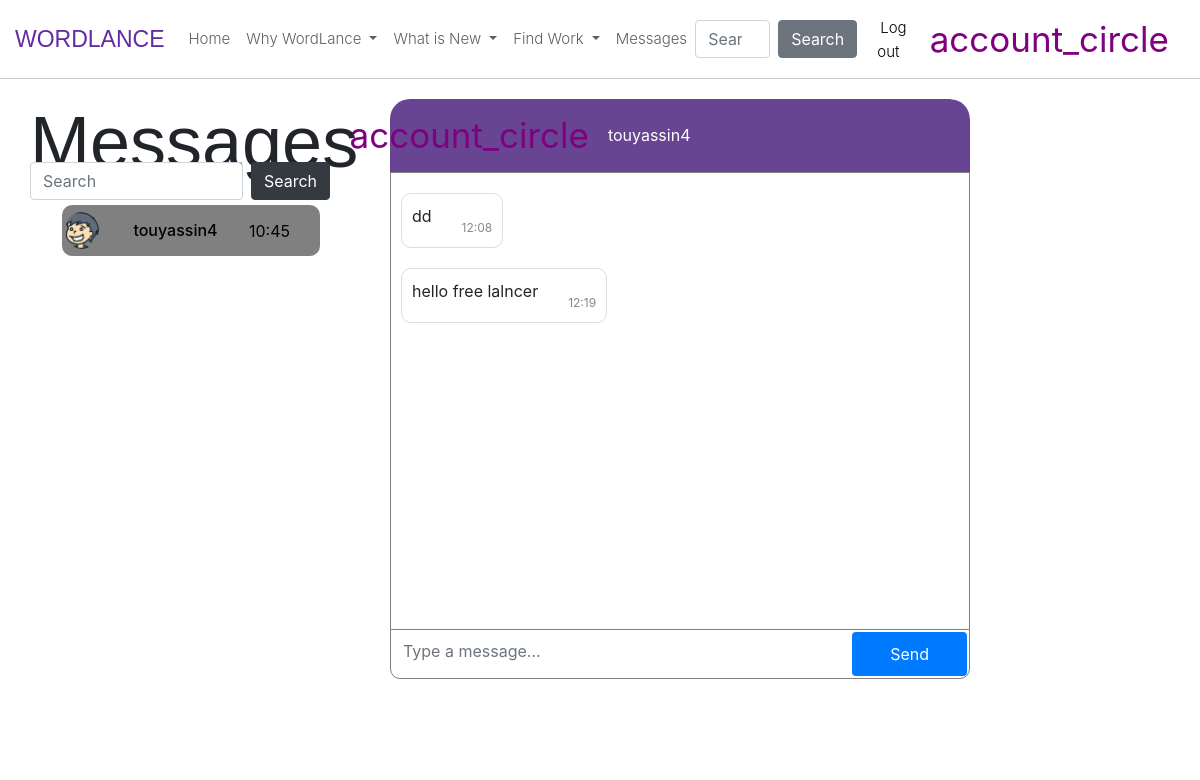
/convirsation/2 (signed in), run on an earlier commit of the app's database.
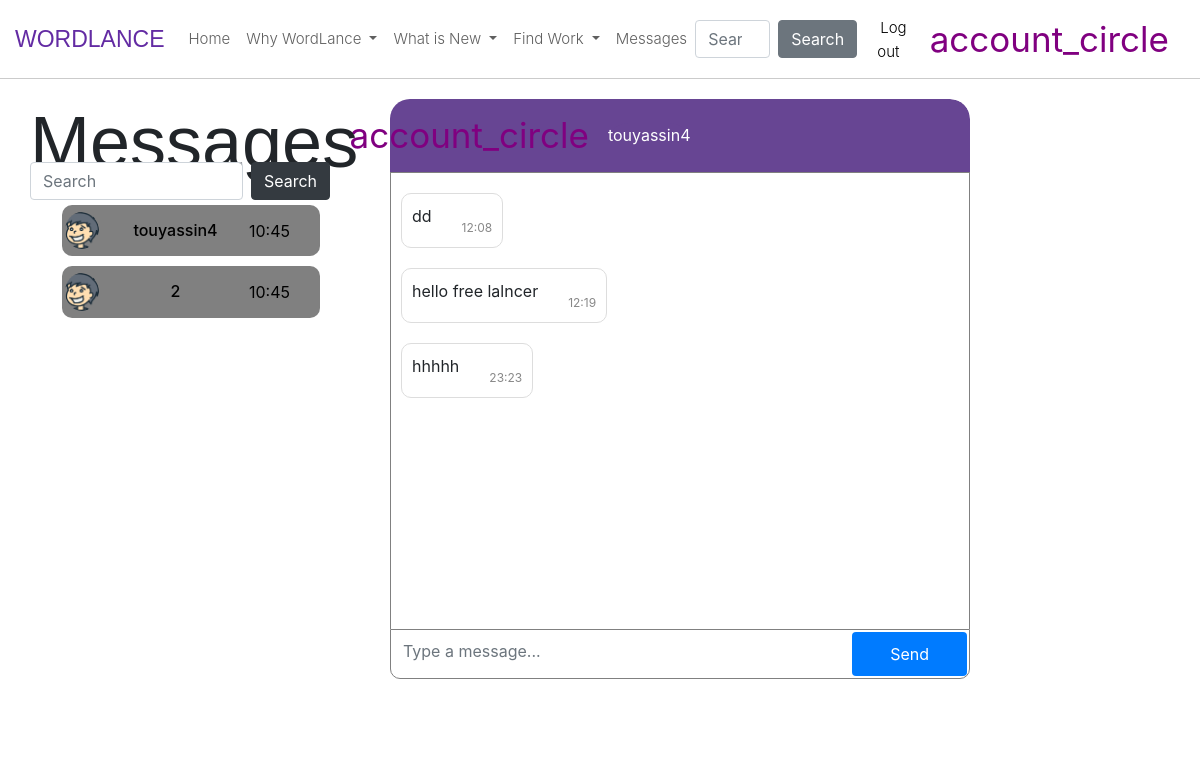
And on a later commit of the database.
### app.py (models this page shows)
class freelancers(UserMixin, db.Model):
    id = db.Column(db.Integer, primary_key=True, autoincrement=True)
    email = db.Column(db.String(50), unique=True, nullable=False)
    password = db.Column(db.String(128), nullable=False)  # Adjusted for secure hashing
    firstname = db.Column(db.String(50), nullable=False)
    lastname = db.Column(db.String(50), nullable=False)
    phone_num = db.Column(db.String(20), nullable=True)
    succeces = db.Column(db.Integer, nullable=True)
    address = db.Column(db.String(255))
    gender = db.Column(db.String(20))
    birthdate = db.Column(db.Date)
    company = db.Column(db.String(50), nullable=True)
    self_intro = db.Column(db.String(1000), nullable=False)
    profile_title = db.Column(db.String(50), nullable=False)
    price_of_work_for_hour = db.Column(db.Integer, nullable=True)
    date_created = db.Column(db.DateTime, default=datetime.utcnow)

class Message(db.Model):
    message_id = db.Column(db.Integer, primary_key=True, autoincrement=True)
    sender_client_id = db.Column(db.Integer, db.ForeignKey('clients.id'), nullable=True)
    receiver_client_id = db.Column(db.Integer, db.ForeignKey('clients.id'), nullable=True)
    content = db.Column(db.Text)
    date_posted = db.Column(db.DateTime, default=datetime.utcnow)

### app.py (the view)
@app.route('/convirsation/<int:receiver_id>', methods=['GET', 'POST'])
@login_required
def convirsation(receiver_id):
    form = messageForm()
    form2 = SearchForm()
    current_user_id = current_user.id
    if form.validate_on_submit():
        content = form.content.data
        form.content.data = ""
        new_message = Message(sender_client_id=current_user_id, receiver_client_id=receiver_id, content=content)
        db.session.add(new_message)
        db.session.commit()
    messages_sent_to_receiver = Message.query.filter(
        (Message.sender_client_id == current_user_id) &
        (Message.receiver_client_id == receiver_id)
    ).order_by(Message.date_posted).all()
    messages_received_from_receiver = Message.query.filter(
        (Message.sender_client_id == receiver_id) &
        (Message.receiver_client_id == current_user_id)
    ).order_by(Message.date_posted).all()
    all_messages = messages_sent_to_receiver + messages_received_from_receiver
    messages_dict = []
    for m in all_messages:
        is_sender = 1 if m.sender_client_id == current_user_id else 0
        messages_dict.append({
            'content': m.content,
            'date_posted': m.date_posted,
            'is_sender': is_sender
        })
    messages_dict.sort(key=lambda x: x['date_posted'])
    id = current_user.id
    thos_hwo_send_to_you = Message.query.filter(Message.receiver_client_id == current_user.id).all()
    thos_hwo_you_send_to = Message.query.filter(Message.sender_client_id == current_user.id).all()
    users = []
    for m in thos_hwo_send_to_you:
        sender = freelancers.query.filter(freelancers.id == m.sender_client_id).first()
        users.append(sender)
    for m in thos_hwo_you_send_to:
        sender = freelancers.query.filter(freelancers.id == m.receiver_client_id).first()
        users.append(sender)
    user_connect_with_now = freelancers.query.filter(freelancers.id==receiver_id).first()
    for u in users:
        k = users.count(u)
        if k > 1:
            for i in range(k - 1):
                users.remove(u)
    login = True
    return render_template("convirsation.html", login=login, form2=form2, messages=messages_dict, form=form, users=users, receiver_id=receiver_id, user_connect_with_now=user_connect_with_now)

### app.py
class messageForm(FlaskForm):
    content = StringField("Youe message: ", validators=[DataRequired()])
    submit = SubmitField("Send")

class SearchForm(FlaskForm):
    email = StringField("Youe searched: ", validators=[DataRequired()])
    search = SubmitField("Search")

### app.py (called while the page is built)
@login_manager.user_loader
def load_user(id):
    return freelancers.query.get(int(id))

@app.context_processor
def base():
    form = GlobalSearchForm()
    return dict(form=form)

### templates/convirsation.html (shortened to what the changed rows need)
{% extends "Base2.html" %}
{% block content %}
	<center>
        <div>
            <H1  class="display-3" style="font-family: 'Gill Sans', sans-serif; position: absolute;left: 30px;">Messages</H1>
            <div class="container" style="max-width:290px;background-color: white;position: absolute;left: 30px;top: 200px;height: 69%;border-radius: 40px;padding: 0;width: 600px;border: none;">
                 <ul>
                   {% for u in users%}
                    {% if not u.id == current_user.id %}
                        <li style="margin-left: 0;padding: 5px 0px;">
                            <div   style="background-color: gray; border-radius: 10px; padding: 4px 0px;padding-right: 30px;color: black;">
                                <a href="{{url_for('convirsation', receiver_id= u.id)}}" style="text-decoration: none;color: black;">
                                    <div style="display: flex; flex-direction: row; justify-content: space-between; align-items: center; width: 100%;">
                                        <span class="material-symbols-outlined" style="font-size:0px; color: purple;">
                                                <img src="{{ url_for('static', filename='images/profile1.png') }}" alt="Example Image" width="40px" style="border-radius:50%;margin: 0px;padding: 3px;">
                                        </span>
                                        <h5 class="user_name" style="margin: 0;text-shadow: none;font-size: 16px;">
                                            {{ u.email.split('@')[0] }}
                                        </h5>
                                        <p class="timestamp2" style="margin: 0;text-shadow: none;">10:45</p>
                                    </div>
                                </a>
                            </div>
                        </li>
                    {% endif %}
                {% endfor %}
                </ul>
            </div>
        </div>
        <div class="chat-container" style="height: 10px; overflow-y: auto;max-width: 1000px;width: 950px;border: none;display: flex;float: left;margin-bottom: 50px;">
            <div class="chat-header" style="display: flex;flex-direction: row;justify-content: center;align-items: center;background-color: #674593; border-top-left-radius: 20px; border-top-right-radius: 20px;background-color: #674593; border-top-left-radius: 20px; border-top-right-radius: 20px;" >
                <span class="material-symbols-outlined" style="font-size:35px; color: purple;">
                    <a href=" {{url_for('my_profile', user_id=receiver_id)}}" style="color: purple;padding-right: 19px;margin-left: 30px    ;">  account_circle</a>
                </span>
                <span   style="background-color: #674593; border-top-left-radius: 20px; border-top-right-radius: 20px;float: left;margin-right: 350px;">
                    {{user_connect_with_now.email.split('@')[0] }}
                </span>
            </div>
            <div class="chat-messages" id="chatMessages" style="border: 1px solid gray; border-bottom: none;">
                {% for message in messages %}
                    {% if message.is_sender %}
                        <div class="message sender">
                            {{ message.content }}
                            <span class="timestamp">{{ message.date_posted.strftime('%H:%M')  }}</span>
                        </div>
                    {% else %}
                        <div class="message receiver">
                            {{ message.content }}
                            <span class="timestamp">{{ message.date_posted.strftime('%H:%M')  }}</span>
                        </div>
                    {% endif %}
                {% endfor %}
            </div>
        </div>
    </center>
{% endblock content%}

What changed in the data, as far as the page shows it:
added freelancers: email "2"
added Message: content "hhhhh", date_posted "23:23"
